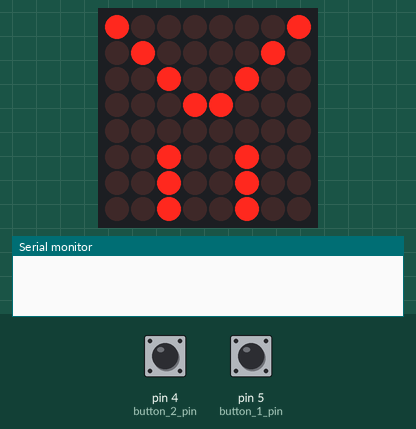
Recording of a sketch running on a simulated Arduino Uno, built with avr-gcc and run on an emulated ATmega328P. Parts: 8×8 LED matrix, the last lines printed to the serial monitor. The inputs (shaded band) are chosen by the test bench; at power-on: pin 5 (button_1_pin) HIGH, pin 4 (button_2_pin) HIGH. Random numbers use the default seed unless the sketch sets one.

Above: at 1.2 s.
1.3 s: pin 5 (button_1_pin) pulled LOW for 0.35 s
At 1.56 s:
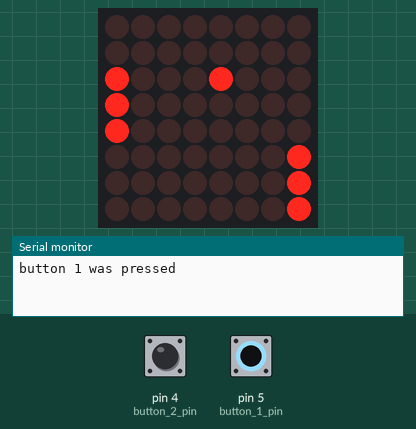
3.3 s: pin 4 (button_2_pin) pulled LOW for 0.35 s
At 3.4 s:
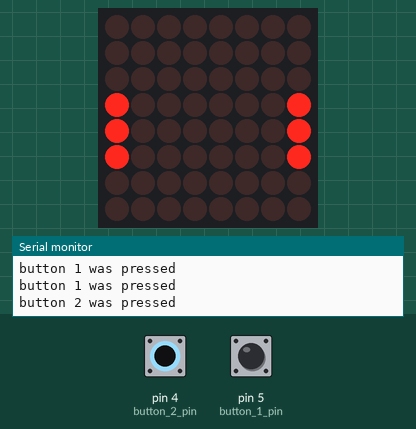
5.1 s: pin 5 (button_1_pin) pulled LOW for 1 s
At 5.32 s:
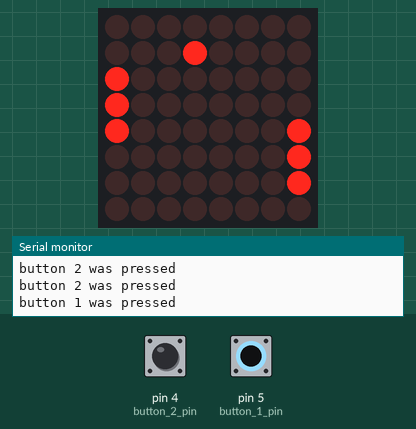
7.6 s: pin 4 (button_2_pin) pulled LOW for 1 s
At 7.66 s:
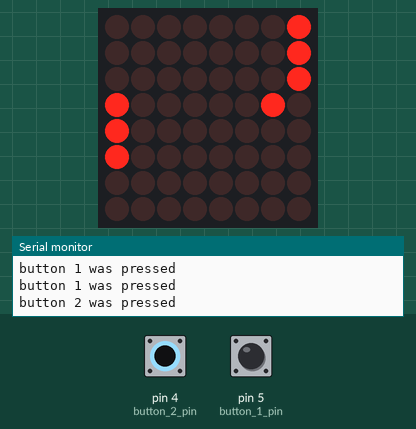
10.1 s: pin 5 (button_1_pin) pulled LOW for 3.2 s
At 14.3 s:
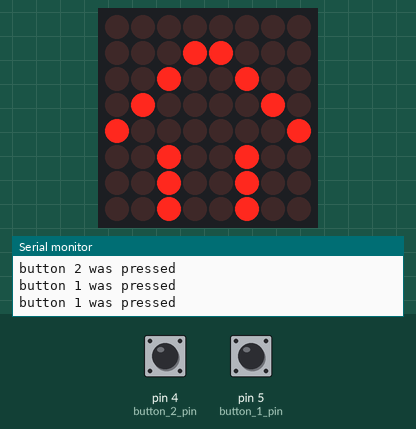
14.8 s: pin 4 (button_2_pin) pulled LOW for 0.35 s
At 14.85 s:
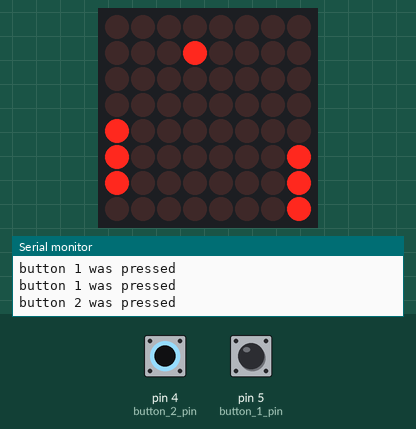

The sketch:

main.ino
```cpp
// Pong HDH Script
// Marjolein & Daan
// de Volksbank, 2019

// Libs
#include "LedControl.h"

// Init
int bat_player;
int bat_enemy;
int ball_i;
int ball_j;
int horizontal_direction;
int vertical_direction;

bool game_ended = false;
bool we_won;


LedControl lc=LedControl(12,11,10,1);
unsigned long delaytime=1000;

// object states

int button_1 = HIGH;
int button_2 = HIGH;

int button_1_pin = 5;
int button_2_pin = 4;


void setup() {
  Serial.begin(9600);
  // put your setup code here, to run once:
  lc.shutdown(0,false);
  /* Set the brightness to a medium values */
  lc.setIntensity(0,8);
  /* and clear the display */
  lc.clearDisplay(0);

  setup_game_state();

  int frame[8][8] = {1};
  displayFrame(frame);

}

void setup_game_state(){
  bat_player = 3;
  bat_enemy = 5;

  ball_i = 3;
  ball_j = 5;

  horizontal_direction = -1;
  vertical_direction = -1;
}

void loop() {
    while(!game_ended){
        int button_1_now = digitalRead(button_1_pin);
        int button_2_now = digitalRead(button_2_pin);

        if(button_1_now != button_1){
          button_1 = button_1_now;
          Serial.println("button 1 was pressed");
          if(button_1 == LOW){
            //then go up
            move_player_up();
          }
        }
        else if(button_2_now != button_2){
          //update game state
          button_2 = button_2_now;
          Serial.println("button 2 was pressed");
          if(button_2 == LOW){
            move_player_down();
          }
        }

        move_random_bot();
        move_ball();

        int frame[8][8] = {0};
        renderFrame(frame);
        displayFrame(frame);
        delay(100);
    }


    //game has ended

    //display fun graphics
    if(we_won){
      lc.setRow(0,7,B00100100);
      lc.setRow(0,6,B00100100);
      lc.setRow(0,5,B00100100);
      lc.setRow(0,4,B10000001);
      lc.setRow(0,3,B01000010);
      lc.setRow(0,2,B00100100);
      lc.setRow(0,1,B00011000);
      lc.setRow(0,0,B00000000);
    } else{
      lc.setRow(0,7,B00100100);
      lc.setRow(0,6,B00100100);
      lc.setRow(0,5,B00100100);
      lc.setRow(0,4,B00000000);
      lc.setRow(0,3,B00011000);
      lc.setRow(0,2,B00100100);
      lc.setRow(0,1,B01000010);
      lc.setRow(0,0,B10000001);
    }

    delay(1000);
    //reset gamestate
    setup_game_state();
    game_ended = false;

}


// assume display is empty
void displayFrame(int frame[8][8]){
    lc.clearDisplay(0);
    for (int i = 0; i < 8; i++){
      for (int j = 0; j < 8; j++){
        if(frame[i][j] > 0){
          lc.setLed(0, i, j, true);
        }
       }
      }
    }

void move_random_bot(){
  int r = random(0,7);
  if(r == 0){
    move_enemy_up();
  } else if (r == 1){
    move_enemy_down();
  }
}

void move_player_up(){
  if(bat_player > 0){
    bat_player--;
  }
}

void move_player_down(){
  if(bat_player < 5){
    bat_player++;
  }
}
void move_enemy_up(){
  if(bat_enemy > 0){
    bat_enemy--;
  }
}

void move_enemy_down(){
  if(bat_enemy < 5){
    bat_enemy++;
  }
}
// assumed: coordinates are valid (ie within range)
void renderFrame(int frame[8][8]){
  // add ball
  frame[ball_i][ball_j] = 1;

  // add bat_player
  frame[bat_player][0] = 1;
  frame[bat_player+1][0] = 1;
  frame[bat_player+2][0] = 1;
  // add bat_enemy
  frame[bat_enemy][7] = 1;
  frame[bat_enemy+1][7] = 1;
  frame[bat_enemy+2][7] = 1;
}

void move_ball(){
  move_ball_vertically();
  move_ball_horizontally();
}


void move_ball_vertically(){
  //move
  ball_i += vertical_direction;
  if(ball_i == 0  || ball_i==7){
    vertical_direction *= -1;
  }
}

void move_ball_horizontally(){
  ball_j += horizontal_direction;
  if(ball_j == 0 || ball_j == 7){
    if(bounce_on_bat()){
      horizontal_direction *= -1;
      if(ball_i > 1 && ball_i < 6){
        ball_i += horizontal_direction;
      }
    } else{
      game_ended = true;
      if(ball_j == 7){
        we_won = true;
      } else if(ball_j == 0){
        we_won = false;
      }
    }
  }
}

bool bounce_on_bat(){
  if(ball_j == 0){ //left bat
    if(ball_i >= bat_player && ball_i < bat_player+3){
      return(true);
    }
  } else if (ball_j == 7) { //right bat
    if(ball_i >= bat_enemy && ball_i < bat_enemy+3){
      return(true);
    }
  }
  return(false);
}
```

Measured:
- what the display in image 5 shows lasts 1.0 s, from 13.7 s to 14.7 s
